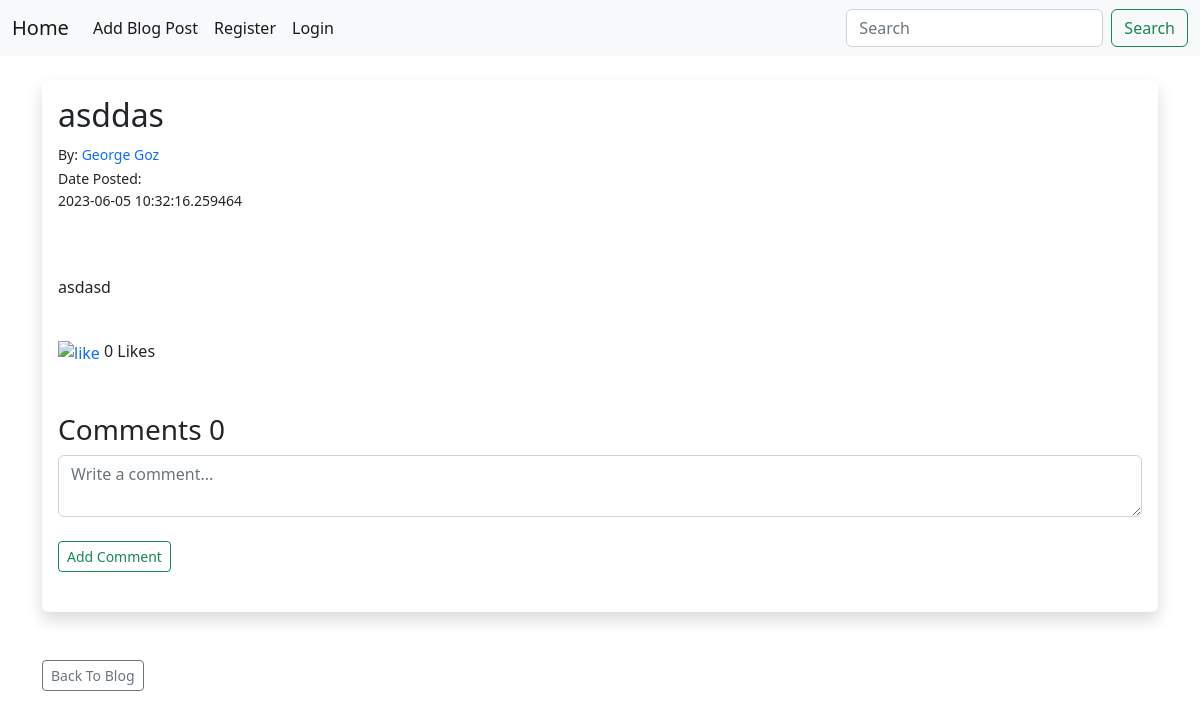
Page /posts/3 on the committed database.
### app/views/posts/models.py (models this page shows, shortened)
class Posts(db.Model):
    __tablename__ = 'posts'
    id = db.Column(db.Integer, primary_key=True)
    title = db.Column(db.String(255))
    content = db.Column(db.Text)
    date_posted = db.Column(db.DateTime, default=datetime.utcnow)
    poster_id = db.Column(db.Integer, db.ForeignKey('users.id'))
    comments = db.relationship('Comments', backref='post')
    likes = db.relationship('Like', backref='post')

### app/views/auth/models.py (models this page shows, shortened)
class User(db.Model, UserMixin):
    __tablename__ = 'users'
    id = db.Column(db.Integer, primary_key=True)
    username = db.Column(db.String(20), nullable=False, unique=True)
    name = db.Column(db.String(100), nullable=False, index=True)
    email = db.Column(db.String(100), nullable=False, unique=True)
    about_author = db.Column(db.String(500), nullable=True)
    date_added = db.Column(db.DateTime, default=datetime.utcnow)
    profile_pic = db.Column(db.String(128), nullable=True)
    password_hash = db.Column(db.String(128))
    role = db.Column(db.String(100), default='user')
    posts = db.relationship('Posts', backref='poster')
    comments = db.relationship('Comments', backref='commenter')
    likes = db.relationship('Like', backref='user')
    """
        # start
        # followers = db.Table('followers',
        #     db.Column('follower_id', db.Integer, db.ForeignKey('users.id')),
        #     db.Column('followed_id', db.Integer, db.ForeignKey('users.id'))
        # )

        # followed = db.relationship(
        #     'User',
        #     secondary=followers,
        #     primaryjoin=(followers.c.follower_id == id),
        #     secondaryjoin=(followers.c.followed_id == id),
        #     backref=db.backref('followers', lazy='dynamic'), lazy='dynamic')

        # followed_posts = db.relationship(
        #     'Posts',
        #     secondary=followers,  # 'join(Posts,User).join(followers)',
        #     primaryjoin=(followers.c.follower_id == id),
        #     secondaryjoin=(Posts.poster_id == followers.c.followed_id),
        #     lazy='dynamic',
        #     viewonly=True)

        # def follow(self, user):
        #     if not self.is_following(user):
        #         self.followed.append(user)

        # def unfollow(self, user):
        #     if self.is_following(user):
        #         self.followed.remove(user)
        # works
        # def is_following(self, user):
        #     try:
        #         is_following = self.followed.filter_by(username=user.username).count() > 0
        #         is_following = self.followed.filter_by(followed_id=user.id).count() > 0
        #     except AttributeError:
        #         is_following = False
        #     return is_following
        # end
    """
    followed = db.relationship('Follow',
        foreign_keys=[Follow.follower_id],
        backref=db.backref('follower', lazy='joined'),
        lazy='dynamic',
        cascade='all, delete-orphan')
    followers = db.relationship('Follow',
        foreign_keys=[Follow.followed_id],
        backref=db.backref('followed', lazy='joined'),
        lazy='dynamic',
        cascade='all, delete-orphan')
    def follow(self, user):
        if not self.is_following(user):
            f = Follow(follower=self, followed=user)
            db.session.add(f)
    def unfollow(self, user):
        f = self.followed.filter_by(followed_id=user.id).first()
        if f:
            db.session.delete(f)
    def is_following(self, user):
        return self.followed.filter_by(
            followed_id=user.id).first() is not None

### app/views/posts/views.py (the view, shortened to what this page needs)
@post_view.route('/posts/<int:id>', methods=['GET', 'POST'])
def post(id):
    form = CommentForm()
    post = Posts.query.get_or_404(id)
    comments = Comments.query.filter_by(post_id=post.id)\
        .order_by(Comments.date_posted.desc()).all()
    like = Like.query.filter_by(post_id=post.id).all()
    try:
        can_like = Like.query.filter_by(
            author=current_user.id,
            post_id=post.id).count() > 0
    except AttributeError:
        can_like = False
    return render_template(
        'posts/post.html',
        post=post,
        comments=comments,
        form=form,
        like=like,
        can_like=can_like
    )

### app/views/posts/forms.py
class CommentForm(FlaskForm):
    content = TextAreaField('Comment', [DataRequired(), Length(min=5, max=500)])
    submit = SubmitField('Add Comment')

class SearchForm(FlaskForm):
    searched = StringField('Searched', [DataRequired()])
    submit = SubmitField('Submit')

### app/views/posts/views.py (called while the page is built)
@post_view.app_context_processor
def base():
    searchform = SearchForm()
    return dict(searchform=searchform)

### app/templates/posts/post.html (shortened to what this page needs)
{% extends 'base.html' %}
{% block content %}
<br>
<div class="shadow p-3 mb-5 bg-body rounded">
    <h2>{{ post.title }}</h2>
    <small>
        By: <a href="{{ url_for('followers.user', username=post.poster.username) }}" >{{ post.poster.name }}</a> <br>
        Date Posted: <p type="datetime-local">{{ post.date_posted }}</p>  <br><br>
    </small>
    {{ post.content|safe }}
    <br>
    {% if can_like == True %}
        <a href="{{ url_for('post.like', id=post.id)}}">
            <img src="{{url_for('static',filename='uploads/liked.png')}}" alt="liked" title="Unike Post" height="25">
        </a>{{ like|length }}  Likes
    {% else %}
        <a href="{{ url_for('post.like', id=post.id)}}">
            <img src="{{url_for('static',filename='uploads/like.png')}}" alt="like" title="Like Post" height="28">
        </a>{{ like|length }}  Likes
    {% endif %}
    <br>
    <br><br>
    <h3>Comments {{ comments|length }}</h3>
    <form method="post">
        {{ form.content(class="form-control",placeholder="Write a comment...") }}
        <br>
        {{ form.submit(class="btn btn-outline-success btn-sm")}}
    </form>
    <br>
</div>
<a href="{{ url_for('post.list') }}" class="btn btn-outline-secondary btn-sm">Back To Blog</a>
{% endblock %}

### app/templates/posts/post.html (style rules this page uses)
a { text-decoration: none; }

### rows in the picture
Posts: title "asddas", date_posted "2023-06-05 10:32:16.259464", content "asdasd"
User: poster.name "George Goz"

### other values in the picture
{{ like|length }} "0"
{{ comments|length }} "0"
